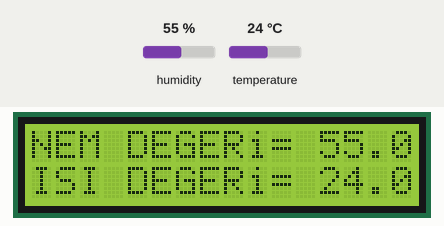
A sketch run on a simulated Arduino Uno, built with avr-gcc and run on an emulated ATmega328P. Parts: 16×2 character LCD. Wiring (inferred from the names in the program): DHT11 sensor: data A0. The test bench sets the inputs (shaded band); at power-on: humidity 55 %, temperature 24 °C.

Above: at 2.9 s.
3.0 s: humidity set to 22 %
At 5.7 s:
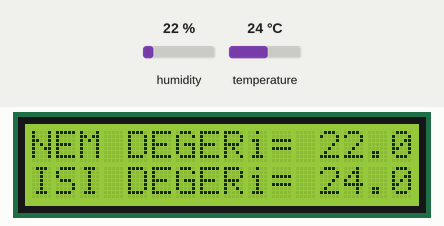
6.2 s: temperature set to 12 °C
At 10.2 s:
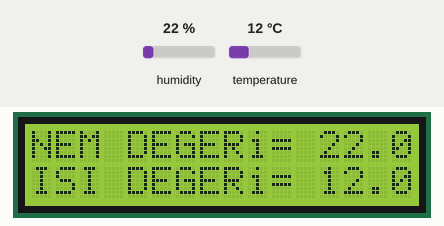
10.6 s: humidity set to 40 %
At 14.8 s:
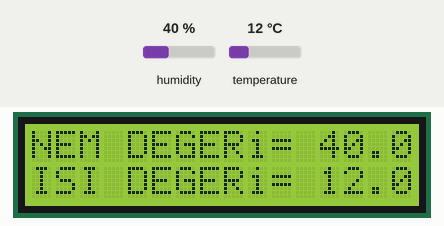
15.2 s: temperature set to 19 °C
At 19.3 s:
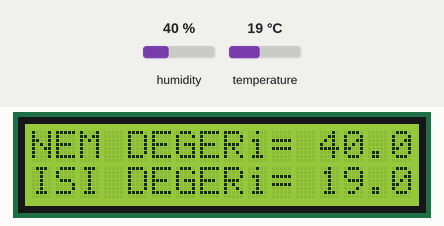
Timing chart, 0 to 20.8 s (numbered marks = the images above; inputs shaded):
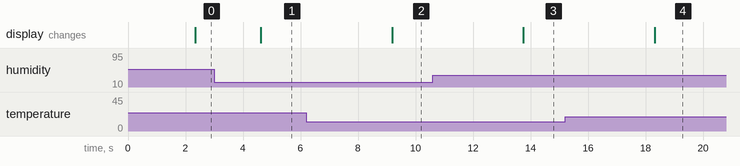

The sketch:

Bolum_8_Uyg_3.ino
```cpp
#include <LiquidCrystal.h>  //LCD ekran için kütüphane dosyası eklendi.
#include "DHT.h"            //DHT11 ısı ve nen sensörü için kütüphane dosyası eklendi
#define DHTPIN A0           //DHT11 için kullanılan giriş belirlendi.
#define DHTTYPE DHT11       //DHT sensör tipi belirlendi.
DHT dht(DHTPIN, DHTTYPE);   //DHT üzerinden gelecek veri tipi belirlendi.
LiquidCrystal lcd(12, 11, 5, 4, 3, 2);  //LCD’nin kullanacağı pinler belirlendi.
  void setup() {
  lcd.begin(16,2);      //LCD aktif edilip 16 sütun 2 satır olduğu bilgisi veriliyor.
 dht.begin();           //DHT aktif adiliyor
}
void loop() {
  delay(1000);
float h = dht.readHumidity();   //DHT’den gelen nem bilgisi float tipi “h” değişkenine            //aktarılıyor.
float t = dht.readTemperature();  //DHT’den gelen ısı bilgisi float tipi “t” değişkenine            //aktarılıyor.
 delay(1000);
  lcd.clear();        //LCD önce temizlenerek, gönderilecek veri ayarlanır ve gönderilir.
  lcd.setCursor(0,0);
  lcd.print("NEM DEGERi= ");
  lcd.print(h);
  lcd.setCursor(0,1);
  lcd.print("ISI DEGERi= ");
  lcd.print(t);}
```

DHT.h
```cpp
// (licence header left out)
#ifndef DHT_H
#define DHT_H

#if ARDUINO >= 100
 #include "Arduino.h"
#else
 #include "WProgram.h"
#endif


// Uncomment to enable printing out nice debug messages.
//#define DHT_DEBUG

// Define where debug output will be printed.
#define DEBUG_PRINTER Serial

// Setup debug printing macros.
#ifdef DHT_DEBUG
  #define DEBUG_PRINT(...) { DEBUG_PRINTER.print(__VA_ARGS__); }
  #define DEBUG_PRINTLN(...) { DEBUG_PRINTER.println(__VA_ARGS__); }
#else
  #define DEBUG_PRINT(...) {}
  #define DEBUG_PRINTLN(...) {}
#endif

// Define types of sensors.
#define DHT11 11
#define DHT22 22
#define DHT21 21
#define AM2301 21


class DHT {
  public:
   DHT(uint8_t pin, uint8_t type, uint8_t count=6);
   void begin(void);
   float readTemperature(bool S=false);
   float convertCtoF(float);
   float convertFtoC(float);
   float computeHeatIndex(float temperature, float percentHumidity, bool isFahrenheit=true);
   float readHumidity(void);
   boolean read(void);

 private:
  uint8_t data[6];
  uint8_t _pin, _type, _bit, _port;
  uint32_t _lastreadtime, _maxcycles;
  bool _firstreading;
  bool _lastresult;

  uint32_t expectPulse(bool level);

};

class InterruptLock {
  public:
   InterruptLock() {
    noInterrupts();
   }
   ~InterruptLock() {
    interrupts();
   }

};

#endif
```

Measured:
- after the input at 3.0 s, the display: changes after 1.6 s (image 1)
- after the input at 6.2 s, the display: changes after 3.0 s (image 2)
- after the input at 10.6 s, the display: changes after 3.2 s (image 3)
- after the input at 15.2 s, the display: changes after 3.1 s (image 4)
